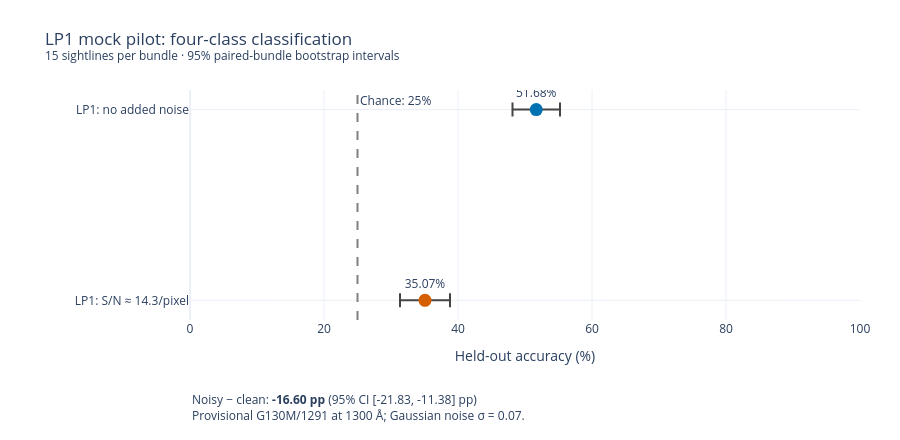

The notebook cell this image was saved under:
### Code cell
lp1_summary_path = ROOT / (
    "outputs/cos_lsf_snr/summary/"
    "z0_b15_s42_four_class_lp1_obs.json"
)
with lp1_summary_path.open() as handle:
    lp1_summary = json.load(handle)

lp1_stages = ("lp1_obs_clean", "lp1_obs_noisy")
lp1_labels = ["LP1: no added noise", "LP1: S/N ≈ 14.3/pixel"]

lp1_accuracy = 100 * np.array([
    lp1_summary["accuracy"][stage]["accuracy"] for stage in lp1_stages
])
lp1_low = 100 * np.array([
    lp1_summary["accuracy"][stage]["ci_low"] for stage in lp1_stages
])
lp1_high = 100 * np.array([
    lp1_summary["accuracy"][stage]["ci_high"] for stage in lp1_stages
])
lp1_change = lp1_summary["changes"]["lp1_obs_noisy - lp1_obs_clean"]

fig_lp1_accuracy = go.Figure(go.Scatter(
    x=lp1_accuracy,
    y=lp1_labels,
    mode="markers+text",
    text=[f"{value:.2f}%" for value in lp1_accuracy],
    textposition="top center",
    marker=dict(size=13, color=["#0072B2", "#D55E00"]),
    error_x=dict(
        type="data",
        symmetric=False,
        array=lp1_high - lp1_accuracy,
        arrayminus=lp1_accuracy - lp1_low,
        color="#444444",
        thickness=2,
        width=7,
    ),
    customdata=np.column_stack([lp1_low, lp1_high]),
    hovertemplate=(
        "%{y}<br>Accuracy: %{x:.2f}%"
        "<br>95% CI: [%{customdata[0]:.2f}, %{customdata[1]:.2f}]%"
        "<extra></extra>"
    ),
))

fig_lp1_accuracy.add_vline(
    x=25,
    line_dash="dash",
    line_color="gray",
    annotation_text="Chance: 25%",
    annotation_position="top right",
)
fig_lp1_accuracy.update_layout(
    title=dict(text=(
        "LP1 mock pilot: four-class classification"
        "<br><sup>15 sightlines per bundle · "
        "95% paired-bundle bootstrap intervals</sup>"
    )),
    template="plotly_white",
    height=440,
    margin=dict(l=190, r=40, t=90, b=120),
    showlegend=False,
    xaxis=dict(title="Held-out accuracy (%)", range=[0, 100]),
    yaxis=dict(
        categoryorder="array",
        categoryarray=lp1_labels,
        autorange="reversed",
    ),
)
fig_lp1_accuracy.add_annotation(
    x=0,
    y=-0.30,
    xref="paper",
    yref="paper",
    xanchor="left",
    yanchor="top",
    showarrow=False,
    align="left",
    text=(
        f"Noisy − clean: <b>{lp1_change['difference_pp']:+.2f} pp</b>"
        f" (95% CI [{lp1_change['ci_low_pp']:+.2f}, "
        f"{lp1_change['ci_high_pp']:+.2f}] pp)<br>"
        "Provisional G130M/1291 at 1300 Å; Gaussian noise σ = 0.07."
    ),
)
fig_lp1_accuracy.show()

### Figure 1 — Plotly figure (JSON) as saved in the notebook; plotly's stock layout.template omitted (floating-point values rounded to 4 significant figures)
{"data": [{"customdata": [[48.13, 55.22], [31.34, 38.81]], "error_x": {"array": [3.545, 3.731], "arrayminus": [3.545, 3.731], "color": "#444444", "symmetric": false, "thickness": 2, "type": "data", "width": 7}, "hovertemplate": "%{y}<br>Accuracy: %{x:.2f}%<br>95% CI: [%{customdata[0]:.2f}, %{customdata[1]:.2f}]%<extra></extra>", "marker": {"color": ["#0072B2", "#D55E00"], "size": 13}, "mode": "markers+text", "text": ["51.68%", "35.07%"], "textposition": "top center", "type": "scatter", "x": [51.68, 35.07], "y": ["LP1: no added noise", "LP1: S/N ≈ 14.3/pixel"]}], "layout": {"annotations": [{"showarrow": false, "text": "Chance: 25%", "x": 25, "xanchor": "left", "xref": "x", "y": 1, "yanchor": "top", "yref": "y domain"}, {"align": "left", "showarrow": false, "text": "Noisy − clean: <b>-16.60 pp</b> (95% CI [-21.83, -11.38] pp)<br>Provisional G130M/1291 at 1300 Å; Gaussian noise σ = 0.07.", "x": 0, "xanchor": "left", "xref": "paper", "y": -0.3, "yanchor": "top", "yref": "paper"}], "height": 440, "margin": {"b": 120, "l": 190, "r": 40, "t": 90}, "shapes": [{"line": {"color": "gray", "dash": "dash"}, "type": "line", "x0": 25, "x1": 25, "xref": "x", "y0": 0, "y1": 1, "yref": "y domain"}], "showlegend": false, "title": {"text": "LP1 mock pilot: four-class classification<br><sup>15 sightlines per bundle · 95% paired-bundle bootstrap intervals</sup>"}, "xaxis": {"range": [0, 100], "title": {"text": "Held-out accuracy (%)"}}, "yaxis": {"autorange": "reversed", "categoryarray": ["LP1: no added noise", "LP1: S/N ≈ 14.3/pixel"], "categoryorder": "array"}}}
